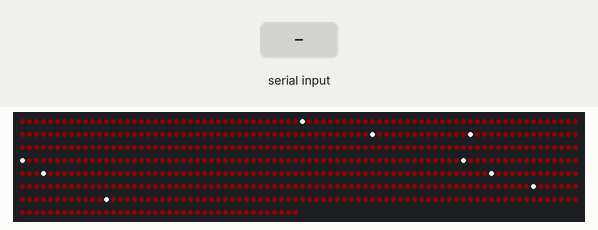
Simulated run of this sketch. Board: Arduino Uno, built with avr-gcc and run on an emulated ATmega328P. On the bench: 600 RGB LEDs in strip order, left to right, continuing on the next row. The inputs (shaded band) are chosen by the test bench. Random numbers use the default seed unless the sketch sets one; what the sketch prints to the serial monitor is not drawn.

Above: at 1.2 s.
1.3 s: "stop\n" received over Serial
2.8 s: "go\n" received over Serial
Timing chart, 0 to 5.8 s (numbered marks = the images above; inputs shaded):
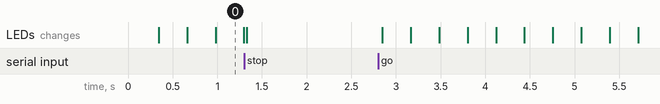

The sketch:

ChristmasTheme.ino
```cpp
#include <FastLED.h>

#define NUM_LEDS 600
#define DATA_PIN 6
#define NUM_SPARKS 10
#define NUM_BOXES 5
#define BACK_COLOR CRGB(16,0,0)

CRGB leds[NUM_LEDS];
int cycle=0;
int numChars = 40;
bool newData=false;
char receivedChars[40];

class Spark {
  public:
    int pos;
    int age = 0;
    CRGB color;
};

Spark sparks[NUM_SPARKS];
boolean halted = false;

void setup() {
	FastLED.addLeds<NEOPIXEL, DATA_PIN>(leds, NUM_LEDS);
  Serial.begin(1200);

  // Setup initial sparks
  for (int i= 0; i < NUM_SPARKS; i++) {
    Spark &s = sparks[i];
    s.pos = random(NUM_LEDS);
    s.age = random(250);
    s.color = CRGB::White;
  };
}

void loop() {
  cycle ++;

  if (Serial.available() > 0) {
       readCommand();
  }
  if (halted) return;
  background();
  updateSparks();
	FastLED.show();
}

void readCommand()
{
  static byte ndx = 0;
  char endMarker = '\n';
  char rc;

  while (Serial.available() > 0) {
      rc = Serial.read();
      if (rc != endMarker) {
         Serial.print(rc);
         receivedChars[ndx] = rc;
         ndx ++;
      }
      else
      {
         receivedChars[ndx] = 0;
         ndx = 0;
         String cmd = String(receivedChars);
         if (cmd == "stop")
         {
             Serial.print(" - Stopped\n");
             halted = true;
        }
        if (cmd == "go")
        {
             Serial.print(" - Started\n");
             halted = false;
         }
      }
  }
}

void background() {
  fill_solid(leds, NUM_LEDS, BACK_COLOR );
}

void updateSparks() {
  for (int i=1 ; i <= NUM_SPARKS-1; i++) {
    Spark &s = sparks[i];
    s.age++;
    if (s.age > 250)
    {
      s.pos = random(NUM_LEDS);
      s.age = 0;
      s.color = CRGB::White;
    }
    else
    {
         s.color.red = s.color.red - 1;
         s.color.green = s.color.green - 1;
         s.color.blue = s.color.blue - 1;
    }
    leds[s.pos] = s.color;
  };
}
```
